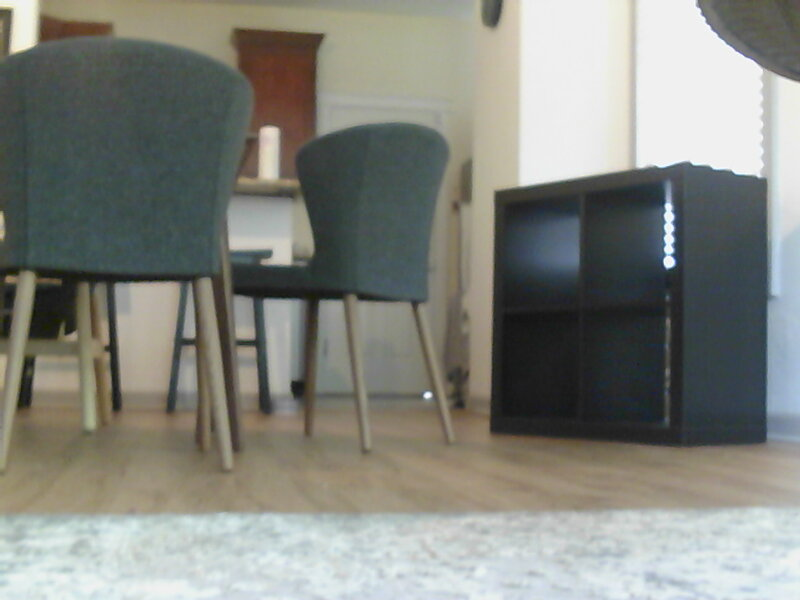
#> input picture Line_detect/img.jpg, 800 x 600 px, given in place of the camera
$ python firstpass.py
#> lines starting #> are read from the running program, lines starting #| are printed output that depends on the picture; after the words box and inside, x2 and y2 are one past the last pixel; in counts of white or black regions, pixels touching at a corner belong together
import cv2
import numpy as numpy

# [5 lines of commented-out code are left out]
cap = cv2.VideoCapture(0)

while(True):
    # Capture frame-by-frame
    ret, frame = cap.read()
#> frame is the input picture: shape (600, 800, 3); mean B, G, R 126.4, 133.2, 131.4

    # Our operations on the frame come here
    gray = cv2.cvtColor(frame, cv2.COLOR_BGR2GRAY)
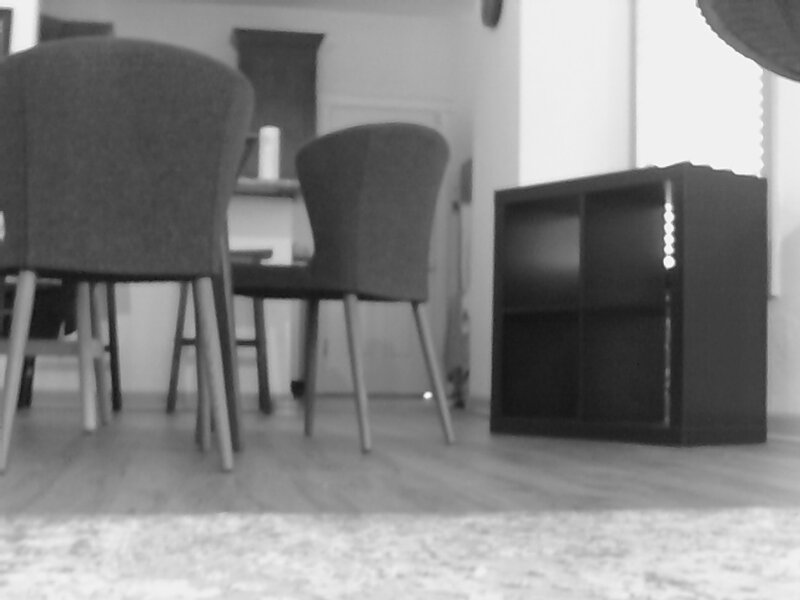
#> gray: shape (600, 800); min 17, max 254, mean 131.9


    blur = cv2.GaussianBlur(frame, (1,1), 0)
    canny = cv2.Canny(blur, 50, 150)
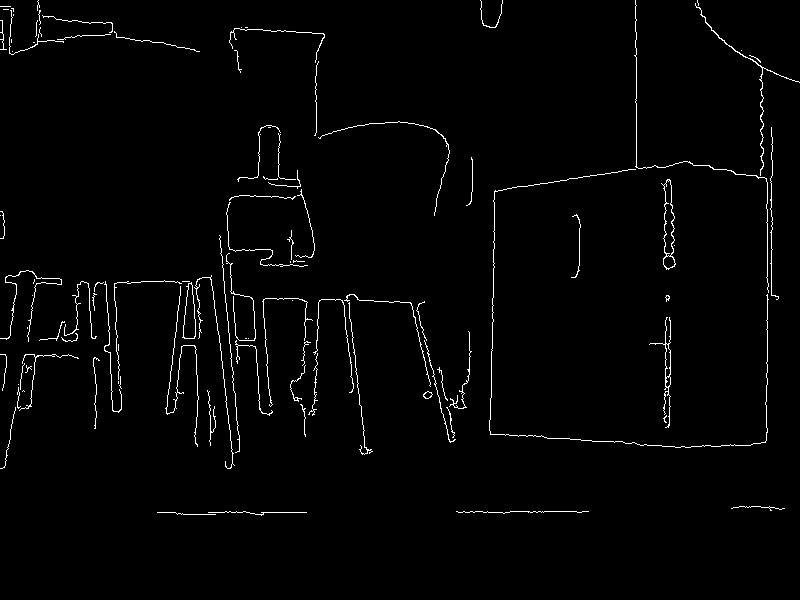
#> canny: shape (600, 800); 1.8% white in thin lines or dots, all inside (x1, y1, x2, y2) = (0, 0, 800, 516)
    cv2.imshow('res', canny)


    if cv2.waitKey(1) & 0xFF == ord('q'):
#> (key q is pressed here)
        break

# When everything done, release the capture
cap.release()
cv2.destroyAllWindows()
